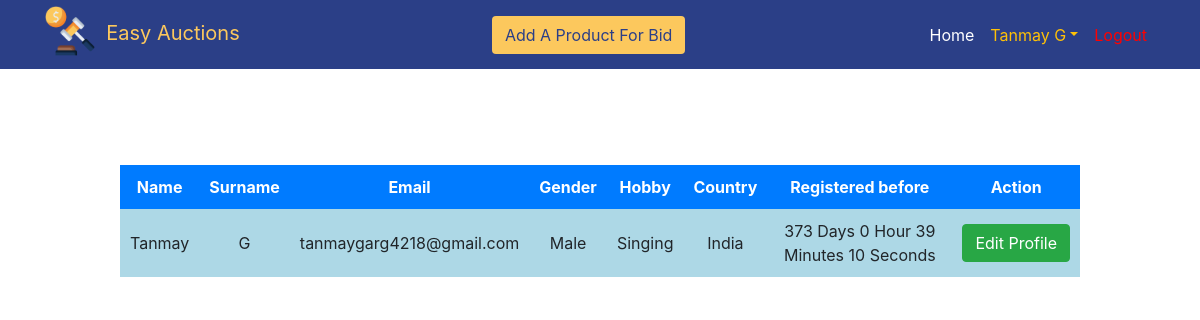
The app's page /view.php (signed in) with its own data.
### tables this page shows
CREATE TABLE `user` (
  `uid` int(11) NOT NULL,
  `email` varchar(50) NOT NULL,
  `password` varchar(50) NOT NULL,
  `name` varchar(50) NOT NULL,
  `surname` varchar(50) NOT NULL,
  `gender` varchar(50) NOT NULL,
  `hobby` varchar(100) NOT NULL,
  `country` int(11) NOT NULL,
  `dor` datetime NOT NULL,
  `status` enum('Enable','Disable') NOT NULL DEFAULT 'Enable'
);

CREATE TABLE `country` (
  `cid` int(11) NOT NULL,
  `cname` varchar(50) NOT NULL
);

### view.php (the view, shortened to what this page needs)
<?php
include('db.php');
if(isset($_SESSION['user'])) {
    $row_c = $_SESSION['user'];
}
?>
<!DOCTYPE html>
<html>
<?php include 'head.php'; ?>
<body>
<?php if(isset($_SESSION['user'])) { ?>
    <?php include 'nav.php'; ?>
<?php } ?>
<br>
<br>
 	<form>
 		<table class="mt-5" align="center" cellspacing="0" cellpadding="10" width="80%">
 			<tr align="center">
                <th>Name</th>
                <th>Surname</th>
 				<th>Email</th>
 				<th>Gender</th>
 				<th>Hobby</th>
 				<th>Country</th>
                <th>Registered before</th>
 				<th colspan="2">Action</th>
 			</tr>
            <?php
            if(isset($_SESSION['user'])) {
                $join = "select * from user join country on user.country = country.cid where uid = '$row_c->uid'";
            }
            else {
                $join = "select * from user join country on user.country = country.cid";
            }
            $run_j = $con->query($join);
            while ($row_j = $run_j->fetch_object()) {
            ?>
 			<tr align="center">
                <td><?php echo $row_j->name; ?></td>
                <td><?php echo $row_j->surname; ?></td>
 				<td><?php echo $row_j->email; ?></td>
 				<td><?php echo $row_j->gender; ?></td>
 				<td><?php echo $row_j->hobby; ?></td>
 				<td><?php echo $row_j->cname; ?></td>
                <td>
                    <?php
                    $c_date = date('Y-m-d h:i:s');
                    $tot_time = strtotime($c_date) - strtotime($row_j->dor);
                    $day = (int)($tot_time / (24*60*60));
                    $hour = (int)(($tot_time - (24*60*60*$day)) / (60*60));
                    $min = (int)((($tot_time - (24*60*60*$day) - (60*60*$hour))) / 60);
                    $sec = (($tot_time - (24*60*60*$day) - (60*60*$hour)) - (60*$min));
                    echo ($day);
                    if($day>1) {
                        echo " Days ";
                    }
                    else {
                        echo " Day ";
                    }
                    echo ($hour);
                    if($hour>1) {
                        echo " Hours ";
                    }
                    else {
                        echo " Hour ";
                    }
                    echo ($min);
                    if($min>1) {
                        echo " Minutes ";
                    }
                    else {
                        echo " Minute ";
                    }
                    echo ($sec);
                    if($sec>1) {
                        echo " Seconds ";
                    }
                    else {
                        echo " Second ";
                    }
                    ?>
                </td>
                <?php
                if(isset($_SESSION['user'])) {
                ?>
                <td><a class="btn btn-success" href="redirect.php?eid=<?php echo $row_j->uid; ?>">Edit Profile</a></td>
                <?php
                }
                ?>
 			</tr>
            <?php
            }
            ?>
        </table>
    </form>
</body>
</html>

### view.php (style rules this page uses)
body { background-repeat: no-repeat; background-size: cover; }
tr:nth-child(odd) { background-color: lightgray; }
tr:nth-child(even) { background-color: lightblue; }
tr:nth-child(1) { background-color: #007bff; color: white; }

### records on screen
user: name "Tanmay", surname "G", email "tanmaygarg4218@gmail.com", gender "Male", hobby "Singing", country.cname "India", shows "Days", dor "0", shows "Hour", dor "39", shows "Minutes", dor "10", shows "Seconds"

### other values on screen
$row_c->name "Tanmay"
$row_c->surname "G"
